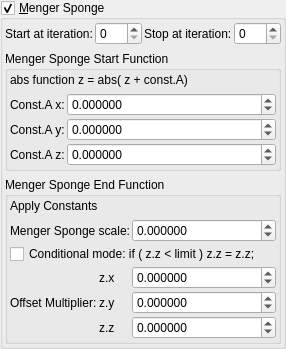
    <widget class="MyGroupBox" name="groupCheck_transf_function_enabledF_false">
     <property name="title">
      <string>&amp;Menger Sponge</string>
     </property>
     <property name="checkable">
      <bool>true</bool>
     </property>
     <layout class="QVBoxLayout" name="verticalLayout_7">
      <property name="leftMargin">
       <number>2</number>
      </property>
      <property name="topMargin">
       <number>2</number>
      </property>
      <property name="rightMargin">
       <number>2</number>
      </property>
      <property name="bottomMargin">
       <number>2</number>
      </property>
      <item>
       <layout class="QGridLayout" name="gridLayout_82">
        <property name="spacing">
         <number>2</number>
        </property>
        <item row="2" column="0">
         <widget class="QLabel" name="label_75">
          <property name="text">
           <string>Start at iteration:</string>
          </property>
         </widget>
        </item>
        <item row="2" column="3">
         <widget class="MySpinBox" name="spinboxInt_transf_stop_iterations_M">
          <property name="sizePolicy">
           <sizepolicy hsizetype="Preferred" vsizetype="Maximum">
            <horstretch>0</horstretch>
            <verstretch>0</verstretch>
           </sizepolicy>
          </property>
          <property name="maximum">
           <number>999</number>
          </property>
         </widget>
        </item>
        <item row="2" column="2">
         <widget class="QLabel" name="label_54">
          <property name="text">
           <string>Stop at iteration:</string>
          </property>
         </widget>
        </item>
        <item row="2" column="1">
         <widget class="MySpinBox" name="spinboxInt_transf_start_iterations_M">
          <property name="sizePolicy">
           <sizepolicy hsizetype="Minimum" vsizetype="Maximum">
            <horstretch>0</horstretch>
            <verstretch>0</verstretch>
           </sizepolicy>
          </property>
          <property name="minimum">
           <number>0</number>
          </property>
          <property name="maximum">
           <number>999</number>
          </property>
          <property name="value">
           <number>0</number>
          </property>
         </widget>
        </item>
       </layout>
      </item>
      <item>
       <widget class="QGroupBox" name="groupBox_5">
        <property name="title">
         <string>Menger Sponge Start Function</string>
        </property>
        <layout class="QVBoxLayout" name="verticalLayout_8">
         <property name="leftMargin">
          <number>2</number>
         </property>
         <property name="topMargin">
          <number>2</number>
         </property>
         <property name="rightMargin">
          <number>2</number>
         </property>
         <property name="bottomMargin">
          <number>2</number>
         </property>
         <item>
          <widget class="QLabel" name="label">
           <property name="text">
            <string>abs function z = abs( z + const.A)</string>
           </property>
          </widget>
         </item>
         <item>
          <layout class="QGridLayout" name="gridLayout_33" columnstretch="0,1">
           <property name="spacing">
            <number>2</number>
           </property>
           <item row="0" column="1">
            <widget class="MyDoubleSpinBox" name="spinbox3_transf_addition_constantA_000_x">
             <property name="enabled">
              <bool>true</bool>
             </property>
             <property name="sizePolicy">
              <sizepolicy hsizetype="Minimum" vsizetype="Maximum">
               <horstretch>0</horstretch>
               <verstretch>0</verstretch>
              </sizepolicy>
             </property>
             <property name="prefix">
              <string/>
             </property>
             <property name="decimals">
              <number>6</number>
             </property>
             <property name="minimum">
              <double>-99.989999999999995</double>
             </property>
             <property name="singleStep">
              <double>0.100000000000000</double>
             </property>
            </widget>
           </item>
           <item row="2" column="0">
            <widget class="QLabel" name="label_80">
             <property name="text">
              <string>Const.A z:</string>
             </property>
            </widget>
           </item>
           <item row="1" column="1">
            <widget class="MyDoubleSpinBox" name="spinbox3_transf_addition_constantA_000_y">
             <property name="enabled">
              <bool>true</bool>
             </property>
             <property name="sizePolicy">
              <sizepolicy hsizetype="Minimum" vsizetype="Maximum">
               <horstretch>0</horstretch>
               <verstretch>0</verstretch>
              </sizepolicy>
             </property>
             <property name="decimals">
              <number>6</number>
             </property>
             <property name="minimum">
              <double>-99.989999999999995</double>
             </property>
             <property name="maximum">
              <double>99.989999999999995</double>
             </property>
             <property name="singleStep">
              <double>0.100000000000000</double>
             </property>
            </widget>
           </item>
           <item row="1" column="0">
            <widget class="QLabel" name="label_78">
             <property name="text">
              <string>Const.A y:</string>
             </property>
            </widget>
           </item>
           <item row="0" column="0">
            <widget class="QLabel" name="label_79">
             <property name="text">
              <string>Const.A x:</string>
             </property>
            </widget>
           </item>
           <item row="2" column="1">
            <widget class="MyDoubleSpinBox" name="spinbox3_transf_addition_constantA_000_z">
             <property name="enabled">
              <bool>true</bool>
             </property>
             <property name="sizePolicy">
              <sizepolicy hsizetype="Minimum" vsizetype="Maximum">
               <horstretch>0</horstretch>
               <verstretch>0</verstretch>
              </sizepolicy>
             </property>
             <property name="decimals">
              <number>6</number>
             </property>
             <property name="minimum">
              <double>-99.989999999999995</double>
             </property>
             <property name="maximum">
              <double>99.989999999999995</double>
             </property>
             <property name="singleStep">
              <double>0.100000000000000</double>
             </property>
            </widget>
           </item>
          </layout>
         </item>
        </layout>
       </widget>
      </item>
      <item>
       <widget class="QGroupBox" name="groupBox_6">
        <property name="title">
         <string>Menger Sponge End Function</string>
        </property>
        <layout class="QVBoxLayout" name="verticalLayout_9">
         <property name="leftMargin">
          <number>2</number>
         </property>
         <property name="topMargin">
          <number>2</number>
         </property>
         <property name="rightMargin">
          <number>2</number>
         </property>
         <property name="bottomMargin">
          <number>2</number>
         </property>
         <item>
          <widget class="QLabel" name="label_7">
           <property name="text">
            <string>Apply Constants</string>
           </property>
          </widget>
         </item>
         <item>
          <layout class="QGridLayout" name="gridLayout_63" columnstretch="0,0,0,1">
           <property name="spacing">
            <number>2</number>
           </property>
           <item row="2" column="3">
            <widget class="MyDoubleSpinBox" name="spinbox_transf_scale_3">
             <property name="sizePolicy">
              <sizepolicy hsizetype="Minimum" vsizetype="Maximum">
               <horstretch>0</horstretch>
               <verstretch>0</verstretch>
              </sizepolicy>
             </property>
             <property name="prefix">
              <string/>
             </property>
             <property name="suffix">
              <string/>
             </property>
             <property name="decimals">
              <number>6</number>
             </property>
             <property name="minimum">
              <double>-99.998999999999995</double>
             </property>
             <property name="maximum">
              <double>99.998999999999995</double>
             </property>
             <property name="singleStep">
              <double>0.100000000000000</double>
             </property>
            </widget>
           </item>
           <item row="4" column="3">
            <widget class="MyDoubleSpinBox" name="spinbox3_transf_constant_multiplier_111_x">
             <property name="sizePolicy">
              <sizepolicy hsizetype="Minimum" vsizetype="Maximum">
               <horstretch>0</horstretch>
               <verstretch>0</verstretch>
              </sizepolicy>
             </property>
             <property name="prefix">
              <string/>
             </property>
             <property name="suffix">
              <string/>
             </property>
             <property name="decimals">
              <number>6</number>
             </property>
             <property name="minimum">
              <double>-99.989999999999995</double>
             </property>
             <property name="maximum">
              <double>99.989999999999995</double>
             </property>
             <property name="singleStep">
              <double>0.100000000000000</double>
             </property>
            </widget>
           </item>
           <item row="6" column="2">
            <widget class="QLabel" name="label_98">
             <property name="text">
              <string notr="true">z.z</string>
             </property>
            </widget>
           </item>
           <item row="5" column="3">
            <widget class="MyDoubleSpinBox" name="spinbox3_transf_constant_multiplier_111_y">
             <property name="sizePolicy">
              <sizepolicy hsizetype="Minimum" vsizetype="Maximum">
               <horstretch>0</horstretch>
               <verstretch>0</verstretch>
              </sizepolicy>
             </property>
             <property name="prefix">
              <string/>
             </property>
             <property name="suffix">
              <string/>
             </property>
             <property name="decimals">
              <number>6</number>
             </property>
             <property name="minimum">
              <double>-99.989999999999995</double>
             </property>
             <property name="maximum">
              <double>99.989999999999995</double>
             </property>
             <property name="singleStep">
              <double>0.100000000000000</double>
             </property>
            </widget>
           </item>
           <item row="4" column="2">
            <widget class="QLabel" name="label_93">
             <property name="text">
              <string notr="true">z.x</string>
             </property>
            </widget>
           </item>
           <item row="6" column="3">
            <widget class="MyDoubleSpinBox" name="spinbox3_transf_constant_multiplier_111_z">
             <property name="sizePolicy">
              <sizepolicy hsizetype="Minimum" vsizetype="Maximum">
               <horstretch>0</horstretch>
               <verstretch>0</verstretch>
              </sizepolicy>
             </property>
             <property name="prefix">
              <string/>
             </property>
             <property name="suffix">
              <string/>
             </property>
             <property name="decimals">
              <number>6</number>
             </property>
             <property name="minimum">
              <double>-99.989999999999995</double>
             </property>
             <property name="maximum">
              <double>99.989999999999995</double>
             </property>
             <property name="singleStep">
              <double>0.100000000000000</double>
             </property>
            </widget>
           </item>
           <item row="5" column="2">
            <widget class="QLabel" name="label_90">
             <property name="text">
              <string notr="true">z.y</string>
             </property>
            </widget>
           </item>
           <item row="5" column="1">
            <widget class="QLabel" name="label_91">
             <property name="text">
              <string>Offset Multiplier:</string>
             </property>
            </widget>
           </item>
           <item row="3" column="1" colspan="3">
            <widget class="QCheckBox" name="checkBox_transf_function_enabled">
             <property name="text">
              <string>Conditional mode: if ( z.z &lt; limit ) z.z = z.z;</string>
             </property>
            </widget>
           </item>
           <item row="2" column="1" colspan="2">
            <widget class="QLabel" name="label_92">
             <property name="text">
              <string>Menger Sponge scale:</string>
             </property>
            </widget>
           </item>
          </layout>
         </item>
        </layout>
       </widget>
      </item>
     </layout>
    </widget>
